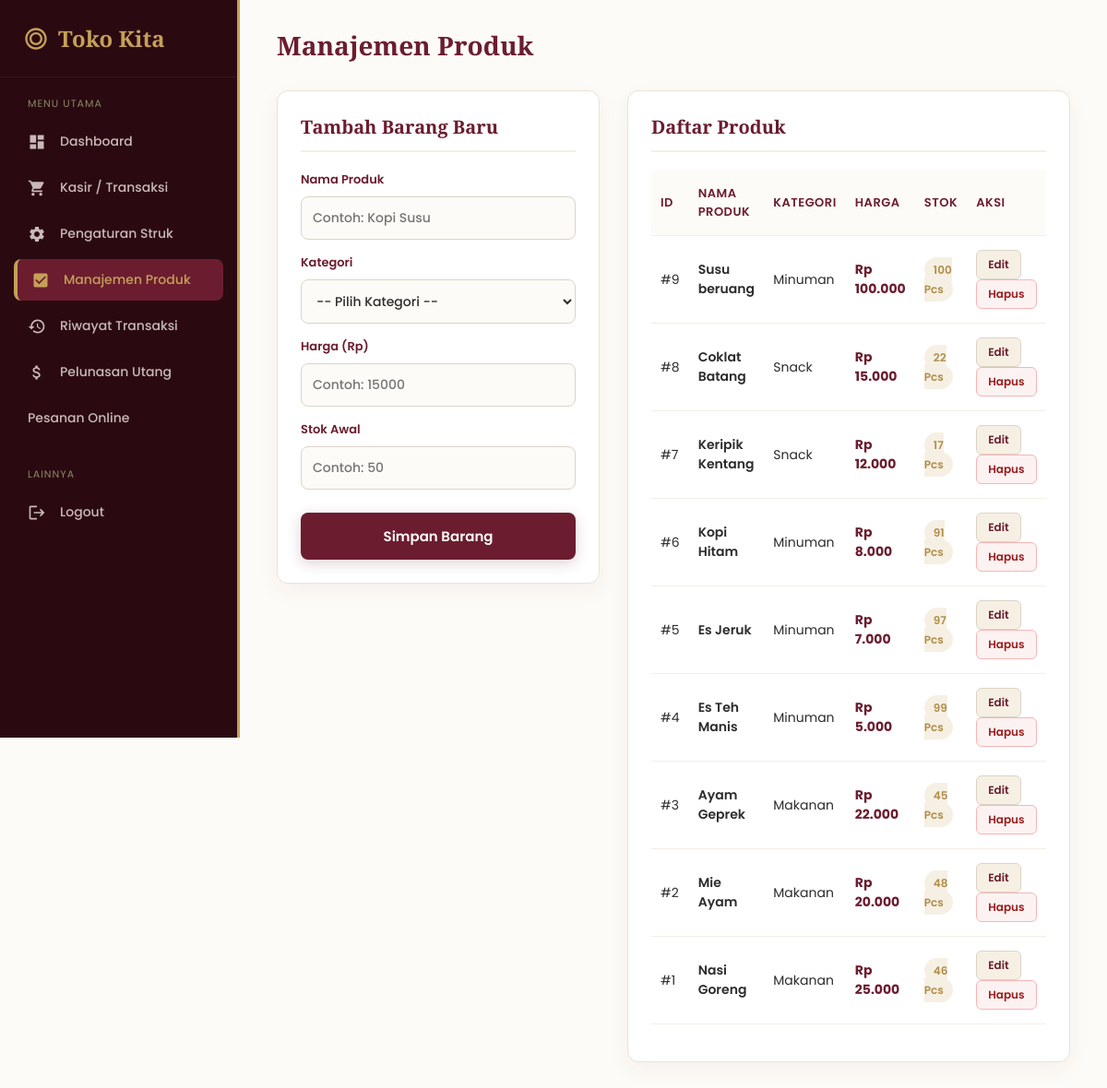
Page /produk.php (signed in) on the earlier database version.
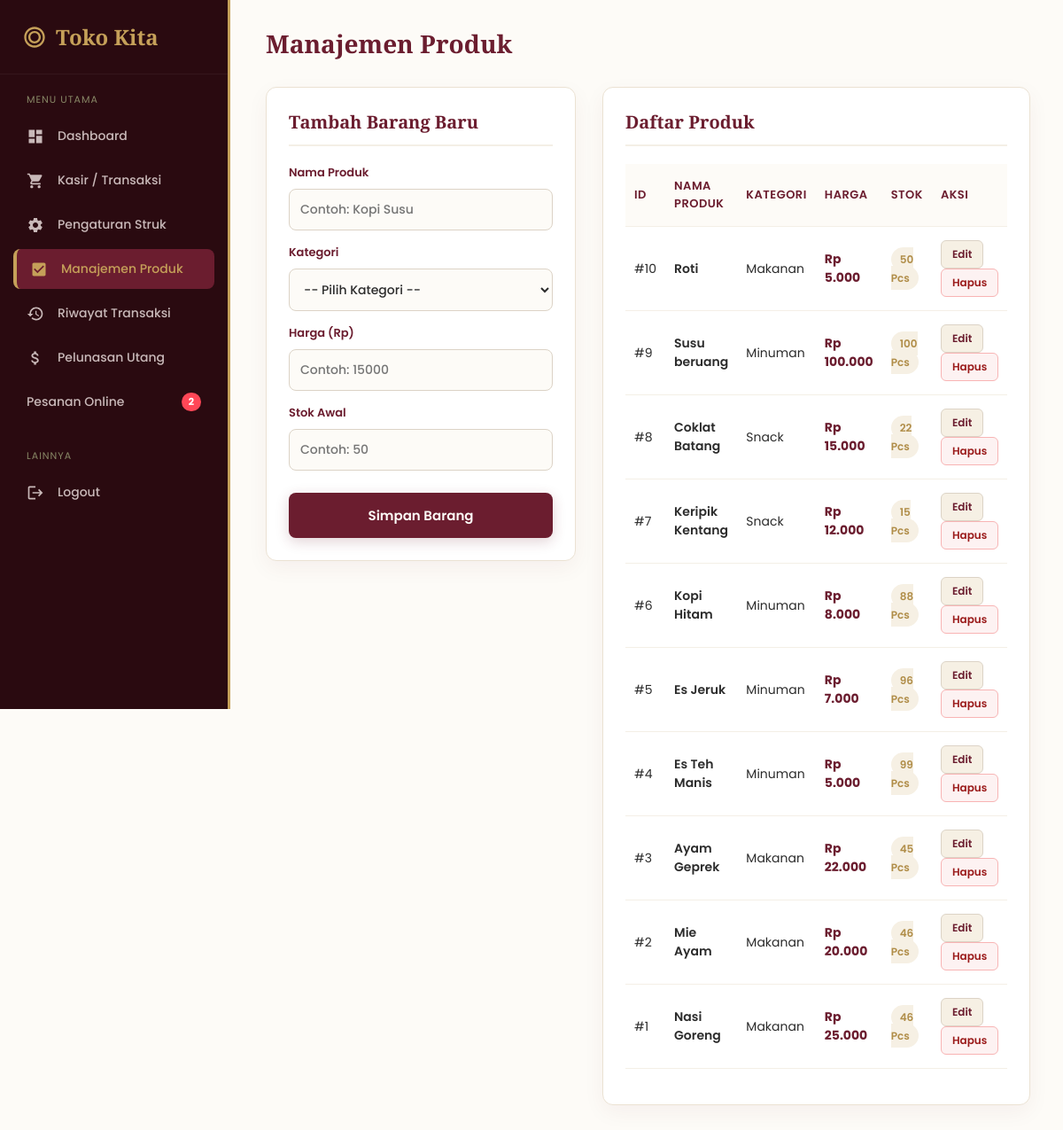
Same page on the later database version.
### tables this page shows
CREATE TABLE `tbl_produk` (
  `id_produk` int(11) NOT NULL,
  `id_kategori` int(11) DEFAULT NULL,
  `nama_produk` varchar(100) NOT NULL,
  `harga` decimal(12,2) NOT NULL,
  `stok` int(11) DEFAULT 0
);

CREATE TABLE `tbl_kategori` (
  `id_kategori` int(11) NOT NULL,
  `nama_kategori` varchar(50) NOT NULL
);

### produk.php (the view, shortened to what the changed rows need)
<?php
require 'koneksi.php';
$edit = null;
$produk = mysqli_query($koneksi, "SELECT p.*, k.nama_kategori FROM tbl_produk p JOIN tbl_kategori k ON p.id_kategori = k.id_kategori ORDER BY p.id_produk DESC");
?>
<!DOCTYPE html>
<html lang="id">
<head>
</head>
<body>
    <?php include 'sidebar.php'; ?>
    <div class="main-content">
        <div class="topbar">
            <h1>Manajemen Produk</h1>
        </div>
        <div class="produk-container">
            <div class="card">
                <h2><?= $edit ? 'Edit Barang' : 'Tambah Barang Baru' ?></h2>
            </div>
            <div class="card">
                <h2>Daftar Produk</h2>
                <table>
                    <thead>
                        <tr>
                            <th>ID</th>
                            <th>Nama Produk</th>
                            <th>Kategori</th>
                            <th>Harga</th>
                            <th>Stok</th>
                            <th>Aksi</th>
                        </tr>
                    </thead>
                    <tbody>
                        <?php if(mysqli_num_rows($produk) > 0): ?>
                            <?php while($p = mysqli_fetch_assoc($produk)): ?>
                            <tr>
                                <td>#<?= $p['id_produk'] ?></td>
                                <td style="font-weight: 600; color: var(--text-dark);"><?= htmlspecialchars($p['nama_produk']) ?></td>
                                <td><?= htmlspecialchars($p['nama_kategori']) ?></td>
                                <td class="td-harga">Rp <?= number_format($p['harga'], 0, ',', '.') ?></td>
                                <td><span class="badge-stok"><?= $p['stok'] ?> Pcs</span></td>
                                <td>
                                    <a href="produk.php?edit=<?= $p['id_produk'] ?>" class="btn-edit">Edit</a>
                                    <a href="produk.php?hapus=<?= $p['id_produk'] ?>" class="btn-hapus" onclick="return confirm('Yakin mau hapus produk ini?')">Hapus</a>
                                </td>
                            </tr>
                            <?php endwhile; ?>
                        <?php else: ?>
                            <tr>
                                <td colspan="6" style="text-align: center; color: #888; padding: 20px;">Belum ada data produk.</td>
                            </tr>
                        <?php endif; ?>
                    </tbody>
                </table>
            </div>
        </div>
    </div>
</body>
</html>

### sidebar.php (shortened to what the changed rows need)
<?php
$q_notif = mysqli_fetch_assoc(mysqli_query($koneksi, "SELECT COUNT(*) as jml FROM tbl_transaksi WHERE metode_pembayaran = 'Transfer' AND status_bayar = 'Lunas' AND status_pengiriman != 'Sudah Diantar'"));
$jml_notif = $q_notif['jml'] ?? 0;
?>
<div class="sidebar">
    <div class="sidebar-menu">
<a href="pesanan_online.php" class="menu-item">
    <span>Pesanan Online</span>
    <?php if($jml_notif > 0): ?>
        <span style="background:#ff4757; color:#fff; padding:2px 8px; border-radius:12px; font-size:11px; font-weight:bold; margin-left:auto;"><?= $jml_notif ?></span>
    <?php endif; ?>
</a>
    </div>
</div>

Differences in the rows shown:
added tbl_produk: id_produk "10", nama_produk "Roti", id_kategori.nama_kategori "Makanan", harga "5.000", stok "50"
changed tbl_produk "Keripik Kentang": stok "17" → "15"
changed tbl_produk "Kopi Hitam": stok "91" → "88"
changed tbl_produk "Es Jeruk": stok "97" → "96"
changed tbl_produk "Mie Ayam": stok "48" → "46"
Other differences:
$jml_notif: (not shown) → "2"
